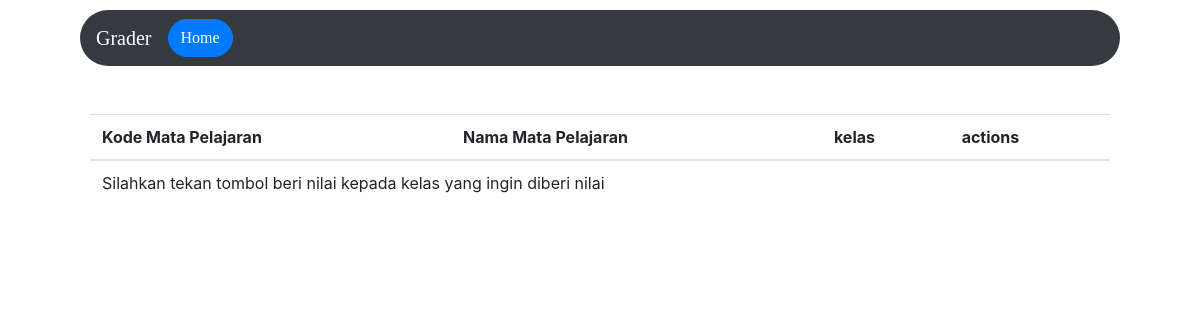
The app's page /grader/nilai (signed in), older data.
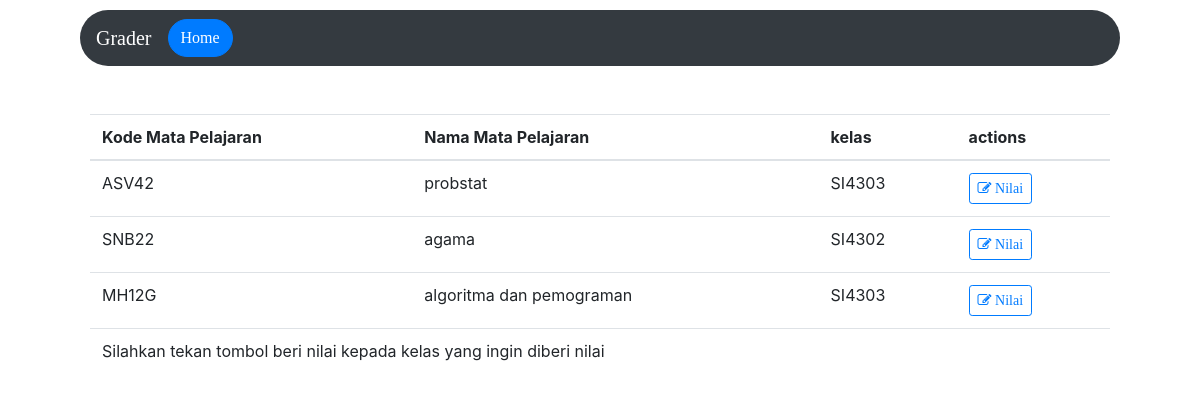
The same page, newer data.
### grader/models.py (models this page shows, shortened)
class t_matkul(models.Model):
    nama_mapel = models.CharField(max_length=50)
    kode_mapel = models.CharField(max_length=20, default='kode')
    username_dosen = models.CharField(max_length=15)
    KELAS_CHOICES = (
        ('SI4301','SI4301'),
        ('SI4302','SI4302'),
        ('SI4303','SI4303'),
    )
    kelas = models.CharField(max_length=15, choices=KELAS_CHOICES, default='SI 43 01')
    nama_dosen = models.CharField(max_length=50, default='nama')

### grader/views.py (the view)
def nilaiMapel(request):
    nama = request.user.username
    return render(request, 'grader/lihatMapel.html', {'matpel' : t_matkul.objects.filter(username_dosen=nama)})

### grader/templates/grader/lihatMapel.html (shortened to what this page needs)
<html>
    <head>
        <link rel="stylesheet" href="https://stackpath.bootstrapcdn.com/font-awesome/4.7.0/css/font-awesome.min.css">
        <link rel="stylesheet" href="https://stackpath.bootstrapcdn.com/bootstrap/4.3.1/css/bootstrap.min.css">
        <link rel="stylesheet" href="https://ajax.googleapis.com/ajax/libs/jquery/3.4.1/jquery.min.js">
    </head>
<body>
    <nav class="navbar navbar-dark bg-dark navbar-expand-lg rounded-pill">
    <a class="navbar-brand" href="/">Grader</a>
    <a href="{% url 'home' %}"><button class="auth1 btn btn-primary">Home</button></a>
    </nav>
    <br><br>
        <table class="table">
            <thead>
            <tr>
                <th scope="col">Kode Mata Pelajaran</th>
                <th scope="col">Nama Mata Pelajaran</th>
                <th scope="col">kelas</th>
                <th scope="col">actions</th>
            </tr>
            </thead>
            <tbody>
            {% for matkuls in matpel %}
                <td>{{ matkuls.kode_mapel }}</td>
                <td>{{ matkuls.nama_mapel }}</td>
                <td>{{ matkuls.kelas }}</td>
                <td> <a class="btn btn-sm btn-outline-primary" href="{% url 'beriNilai' matkuls.kelas matkuls.kode_mapel %}">
                    <i class="fa fa-pencil-square-o" aria-hidden="true"></i> Nilai
                  </a> </td>
                {% endfor %}
              <tr>
                <td colspan="6" class="cs-text-center cs-empty-table"> Silahkan tekan tombol beri nilai kepada kelas yang ingin diberi nilai</td>
              </tr>
            </tbody>
        </table>
</body>
</html>

Row changes from the older to the newer data that the page shows:
added t_matkul: kode_mapel "ASV42", nama_mapel "probstat", kelas "SI4303"
added t_matkul: kode_mapel "SNB22", nama_mapel "agama", kelas "SI4302"
added t_matkul: kode_mapel "MH12G", nama_mapel "algoritma dan pemograman", kelas "SI4303"
